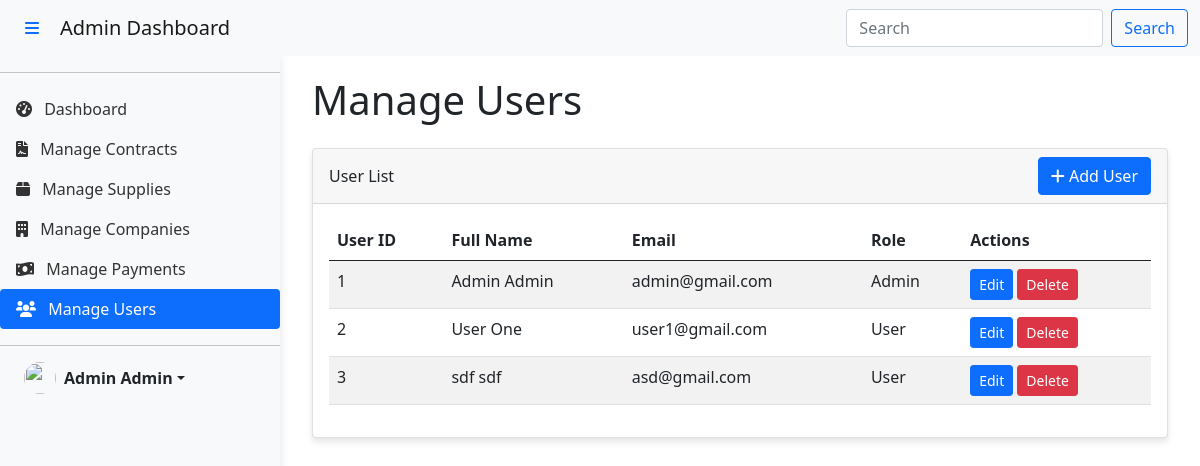
/admin/manage_users.php (signed in), run on the app's committed database.
### tables this page shows
CREATE TABLE `users` (
  `uid` int(11) NOT NULL,
  `first_name` varchar(20) NOT NULL,
  `last_name` varchar(20) NOT NULL,
  `email` varchar(20) NOT NULL,
  `password` varchar(100) NOT NULL,
  `role` int(11) NOT NULL,
  `contact_number` varchar(100) NOT NULL
);

### admin/manage_users.php (the view, shortened to what this page needs)
<?php
require_once '../db_connection.php';
$user_name = $_SESSION['user_name'];
$query = "SELECT * FROM users";
$result = mysqli_query($conn, $query);
$users = mysqli_fetch_all($result, MYSQLI_ASSOC);
?>
<!DOCTYPE html>
<html lang="en">
<head>
    <link href="https://cdn.jsdelivr.net/npm/bootstrap@5.0.2/dist/css/bootstrap.min.css" rel="stylesheet">
    <link href="https://cdnjs.cloudflare.com/ajax/libs/font-awesome/6.0.0-beta3/css/all.min.css" rel="stylesheet">
    <link rel="stylesheet" href="../style/sidebar.css">
</head>
<body>
<?php include 'navbar.php'; ?>
    <main>
        <?php include 'sidebar.php'; ?>
        <div id="content" class="content">
            <div class="container-fluid">
                <h1 class="mb-4">Manage Users</h1>
                <div class="row mt-4">
                    <div class="col-md-12 mb-4">
                        <div class="card">
                            <div class="card-header d-flex justify-content-between align-items-center">
                                User List
                                <button class="btn btn-primary" data-bs-toggle="modal" data-bs-target="#addUserModal">
                                    <i class="fas fa-plus"></i> Add User
                                </button>
                            </div>
                            <div class="card-body">
                                <table class="table table-striped">
                                    <thead>
                                        <tr>
                                            <th>User ID</th>
                                            <th>Full Name</th>
                                            <th>Email</th>
                                            <th>Role</th>
                                            <th>Actions</th>
                                        </tr>
                                    </thead>
                                    <tbody>
                                        <?php foreach ($users as $user): ?>
                                        <tr>
                                            <td><?php echo htmlspecialchars($user['uid']); ?></td>
                                            <td><?php echo htmlspecialchars($user['first_name'] . ' ' . $user['last_name']); ?></td>
                                            <td><?php echo htmlspecialchars($user['email']); ?></td>
                                            <td><?php echo $user['role'] == 1 ? 'Admin' : 'User'; ?></td>
                                            <td>
                                                <button class="btn btn-sm btn-primary edit-user" data-uid="<?php echo $user['uid']; ?>">Edit</button>
                                                <button class="btn btn-sm btn-danger delete-user" data-uid="<?php echo $user['uid']; ?>">Delete</button>
                                            </td>
                                        </tr>
                                        <?php endforeach; ?>
                                    </tbody>
                                </table>
                            </div>
                        </div>
                    </div>
                </div>
            </div>
        </div>
    </main>
</body>
</html>

### admin/navbar.php (shortened to what this page needs)
<nav class="navbar navbar-expand-lg navbar-light bg-light">
        <div class="container-fluid">
            <button id="sidebarToggle" class="btn btn-link text-decoration-none">
                <i class="fas fa-bars"></i>
            </button>
            <a class="navbar-brand ms-2" href="#">Admin Dashboard</a>
            <div class="collapse navbar-collapse" id="navbarSupportedContent">
                <form class="d-flex ms-auto">
                    <input class="form-control me-2" type="search" placeholder="Search" aria-label="Search">
                    <button class="btn btn-outline-primary" type="submit">Search</button>
                </form>
            </div>
        </div>
    </nav>

### admin/sidebar.php (shortened to what this page needs)
<div id="sidebar" class="sidebar">
    <hr>
    <ul class="nav nav-pills flex-column mb-auto">
        <li class="nav-item">
            <a href="admin_dashboard.php" class="nav-link <?php echo basename($_SERVER['PHP_SELF']) == 'admin_dashboard.php' ? 'active' : 'link-dark'; ?>">
                <i class="fas fa-tachometer-alt me-2"></i>
                Dashboard
            </a>
        </li>
        <li>
            <a href="manage_contracts.php" class="nav-link <?php echo basename($_SERVER['PHP_SELF']) == 'manage_contracts.php' ? 'active' : 'link-dark'; ?>">
                <i class="fas fa-file-contract me-2"></i>
                Manage Contracts
            </a>
        </li>
        <li>
            <a href="manage_supplies.php" class="nav-link <?php echo basename($_SERVER['PHP_SELF']) == 'manage_supplies.php' ? 'active' : 'link-dark'; ?>">
                <i class="fas fa-box me-2"></i>
                Manage Supplies
            </a>
        </li>
        <li>
            <a href="manage_companies.php" class="nav-link <?php echo basename($_SERVER['PHP_SELF']) == 'manage_companies.php' ? 'active' : 'link-dark'; ?>">
                <i class="fas fa-building me-2"></i>
                Manage Companies
            </a>
        </li>
        <li>
            <a href="manage_payments.php" class="nav-link <?php echo basename($_SERVER['PHP_SELF']) == 'manage_payments.php' ? 'active' : 'link-dark'; ?>">
                <i class="fas fa-money-bill-wave me-2"></i>
                Manage Payments
            </a>
        </li>
        <li>
            <a href="manage_users.php" class="nav-link <?php echo basename($_SERVER['PHP_SELF']) == 'manage_users.php' ? 'active' : 'link-dark'; ?>">
                <i class="fas fa-users me-2"></i>
                Manage Users
            </a>
        </li>
    </ul>
    <hr>
    <div class="dropdown pb-4 ps-4">
        <a href="#" class="d-flex align-items-center link-dark text-decoration-none dropdown-toggle" id="dropdownUser2" data-bs-toggle="dropdown" aria-expanded="false">
            <img src="https://github.com/mdo.png" alt="" width="32" height="32" class="rounded-circle me-2">
            <strong><?php echo htmlspecialchars($user_name); ?></strong>
        </a>
    </div>
</div>

### style/sidebar.css (style rules this page uses)
body { min-height: 100vh; min-height: -webkit-fill-available; overflow-x: hidden; }
html { height: -webkit-fill-available; }
main { display: flex; min-height: calc(100vh - 56px); margin-top: 56px; }
.sidebar { position: fixed; top: 56px; left: 0; bottom: 0; width: 280px; z-index: 100; background-color: #f8f9fa; transition: all 0.3s; box-shadow: 0 0 10px rgba(0,0,0,0.1); overflow-y: auto; }
.sidebar .nav-link { font-weight: 500; color: #333; }
.sidebar .nav-link.active { color: white; }
.content { flex-grow: 1; margin-left: 280px; transition: all 0.3s; padding: 20px; }
.card { box-shadow: 0 4px 6px rgba(0,0,0,0.1); transition: all 0.3s; }
.navbar { position: fixed; top: 0; left: 0; right: 0; z-index: 1000; }

### data on the page
users: uid "1", first_name+last_name "Admin Admin", email "admin@gmail.com", role "Admin"
users: uid "2", first_name+last_name "User One", email "user1@gmail.com", role "User"
users: uid "3", first_name+last_name "sdf sdf", email "asd@gmail.com", role "User"

### other printed values
$user_name "Admin Admin"
